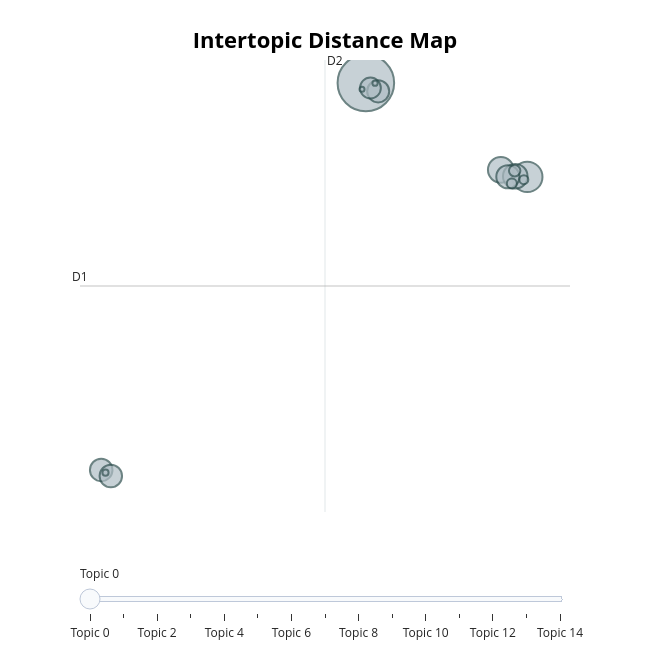
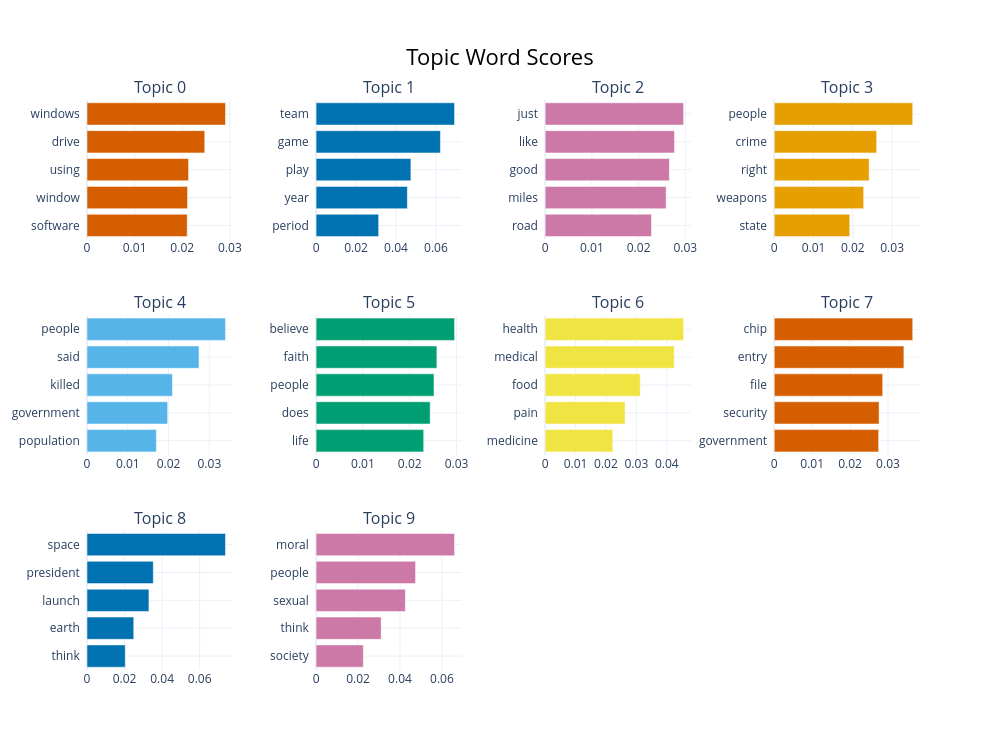

Write notebook code for charts like these, in order.
### Code cell
# HEATMAP VISUALIZATION

plt.figure(figsize=(10, 8))
sns.heatmap(lda_overlap, cmap="Blues")
plt.title("LDA Topic Overlap (Jaccard)")
plt.xticks(fontsize=6, rotation=45)
plt.yticks(fontsize=6)
plt.tight_layout()
plt.show()

plt.figure(figsize=(10, 8))
sns.heatmap(bertopic_overlap, cmap="Greens")
plt.title("BERTopic Topic Overlap (Jaccard)")
plt.xticks(fontsize=6, rotation=45)
plt.yticks(fontsize=6)
plt.tight_layout()
plt.show()


# BERTopic INTERACTIVE VISUALIZATION

print("\nBERTopic interactive visualization")
fig = bertopic_model.visualize_topics()
fig.show()

print("\nTop 10 topics bar chart - BERTOPIC")
# Top 10 topics bar chart - BERTOPIC
fig_bar = bertopic_model.visualize_barchart(top_n_topics=10)
fig_bar.show()

### Figure 1 — Plotly figure (JSON) as saved in the notebook; plotly's stock layout.template omitted (floating-point values rounded to 4 significant figures)
{"data": [{"customdata": [[0, "windows | drive | using | window | software", 2539], [1, "team | game | play | year | period", 731], [2, "just | like | good | miles | road", 525], [3, "people | crime | right | weapons | state", 479], [4, "people | said | killed | government | population", 425], [5, "believe | faith | people | does | life", 404], [6, "health | medical | food | pain | medicine", 401], [7, "chip | entry | file | security | government", 386], [8, "space | president | launch | earth | think", 344], [9, "moral | people | sexual | think | society", 104], [10, "government | taxes | clinton | spending | like", 79], [11, "list | posts | space | mail | email", 64], [12, "science | scientific | results | theory | think", 30], [13, "water | nuclear | heat | cool | power", 22], [14, "room | hotel | june | summer | april", 20]], "hovertemplate": "<b>Topic %{customdata[0]}</b><br>%{customdata[1]}<br>Size: %{customdata[2]}", "legendgroup": "", "marker": {"color": "#B0BEC5", "line": {"color": "DarkSlateGrey", "width": 2}, "size": [2539, 731, 525, 479, 425, 404, 401, 386, 344, 104, 79, 64, 30, 22, 20], "sizemode": "area", "sizeref": 1.587, "symbol": "circle"}, "mode": "markers", "name": "", "orientation": "v", "showlegend": false, "type": "scatter", "x": [7.114, 16.42, 14.9, 15.73, 15.3, -8.152, -7.597, 7.824, 7.378, 15.7, 15.53, 16.23, -7.904, 7.643, 6.892], "xaxis": "x", "y": [14.01, 5.405, 6.048, 5.464, 5.416, -21.44, -22.0, 13.24, 13.55, 5.968, 4.79, 5.152, -21.69, 13.99, 13.43], "yaxis": "y"}], "layout": {"annotations": [{"showarrow": false, "text": "D1", "x": -9.375, "y": -4.592, "yshift": 10}, {"showarrow": false, "text": "D2", "x": 4.757, "xshift": 10, "y": 16.11}], "height": 650, "hoverlabel": {"bgcolor": "white", "font": {"family": "Rockwell", "size": 16}}, "legend": {"itemsizing": "constant", "tracegroupgap": 0}, "margin": {"t": 60}, "shapes": [{"line": {"color": "#CFD8DC", "width": 2}, "type": "line", "x0": 4.757, "x1": 4.757, "y0": -25.3, "y1": 16.11}, {"line": {"color": "#9E9E9E", "width": 2}, "type": "line", "x0": -9.375, "x1": 18.89, "y0": -4.592, "y1": -4.592}], "sliders": [{"active": 0, "pad": {"t": 50}, "steps": [{"args": [{"marker.color": [["red", "#B0BEC5", "#B0BEC5", "#B0BEC5", "#B0BEC5", "#B0BEC5", "#B0BEC5", "#B0BEC5", "#B0BEC5", "#B0BEC5", "#B0BEC5", "#B0BEC5", "#B0BEC5", "#B0BEC5", "#B0BEC5"]]}], "label": "Topic 0", "method": "update"}, {"args": [{"marker.color": [["#B0BEC5", "red", "#B0BEC5", "#B0BEC5", "#B0BEC5", "#B0BEC5", "#B0BEC5", "#B0BEC5", "#B0BEC5", "#B0BEC5", "#B0BEC5", "#B0BEC5", "#B0BEC5", "#B0BEC5", "#B0BEC5"]]}], "label": "Topic 1", "method": "update"}, {"args": [{"marker.color": [["#B0BEC5", "#B0BEC5", "red", "#B0BEC5", "#B0BEC5", "#B0BEC5", "#B0BEC5", "#B0BEC5", "#B0BEC5", "#B0BEC5", "#B0BEC5", "#B0BEC5", "#B0BEC5", "#B0BEC5", "#B0BEC5"]]}], "label": "Topic 2", "method": "update"}, {"args": [{"marker.color": [["#B0BEC5", "#B0BEC5", "#B0BEC5", "red", "#B0BEC5", "#B0BEC5", "#B0BEC5", "#B0BEC5", "#B0BEC5", "#B0BEC5", "#B0BEC5", "#B0BEC5", "#B0BEC5", "#B0BEC5", "#B0BEC5"]]}], "label": "Topic 3", "method": "update"}, {"args": [{"marker.color": [["#B0BEC5", "#B0BEC5", "#B0BEC5", "#B0BEC5", "red", "#B0BEC5", "#B0BEC5", "#B0BEC5", "#B0BEC5", "#B0BEC5", "#B0BEC5", "#B0BEC5", "#B0BEC5", "#B0BEC5", "#B0BEC5"]]}], "label": "Topic 4", "method": "update"}, {"args": [{"marker.color": [["#B0BEC5", "#B0BEC5", "#B0BEC5", "#B0BEC5", "#B0BEC5", "red", "#B0BEC5", "#B0BEC5", "#B0BEC5", "#B0BEC5", "#B0BEC5", "#B0BEC5", "#B0BEC5", "#B0BEC5", "#B0BEC5"]]}], "label": "Topic 5", "method": "update"}, {"args": [{"marker.color": [["#B0BEC5", "#B0BEC5", "#B0BEC5", "#B0BEC5", "#B0BEC5", "#B0BEC5", "red", "#B0BEC5", "#B0BEC5", "#B0BEC5", "#B0BEC5", "#B0BEC5", "#B0BEC5", "#B0BEC5", "#B0BEC5"]]}], "label": "Topic 6", "method": "update"}, {"args": [{"marker.color": [["#B0BEC5", "#B0BEC5", "#B0BEC5", "#B0BEC5", "#B0BEC5", "#B0BEC5", "#B0BEC5", "red", "#B0BEC5", "#B0BEC5", "#B0BEC5", "#B0BEC5", "#B0BEC5", "#B0BEC5", "#B0BEC5"]]}], "label": "Topic 7", "method": "update"}, {"args": [{"marker.color": [["#B0BEC5", "#B0BEC5", "#B0BEC5", "#B0BEC5", "#B0BEC5", "#B0BEC5", "#B0BEC5", "#B0BEC5", "red", "#B0BEC5", "#B0BEC5", "#B0BEC5", "#B0BEC5", "#B0BEC5", "#B0BEC5"]]}], "label": "Topic 8", "method": "update"}, {"args": [{"marker.color": [["#B0BEC5", "#B0BEC5", "#B0BEC5", "#B0BEC5", "#B0BEC5", "#B0BEC5", "#B0BEC5", "#B0BEC5", "#B0BEC5", "red", "#B0BEC5", "#B0BEC5", "#B0BEC5", "#B0BEC5", "#B0BEC5"]]}], "label": "Topic 9", "method": "update"}, {"args": [{"marker.color": [["#B0BEC5", "#B0BEC5", "#B0BEC5", "#B0BEC5", "#B0BEC5", "#B0BEC5", "#B0BEC5", "#B0BEC5", "#B0BEC5", "#B0BEC5", "red", "#B0BEC5", "#B0BEC5", "#B0BEC5", "#B0BEC5"]]}], "label": "Topic 10", "method": "update"}, {"args": [{"marker.color": [["#B0BEC5", "#B0BEC5", "#B0BEC5", "#B0BEC5", "#B0BEC5", "#B0BEC5", "#B0BEC5", "#B0BEC5", "#B0BEC5", "#B0BEC5", "#B0BEC5", "red", "#B0BEC5", "#B0BEC5", "#B0BEC5"]]}], "label": "Topic 11", "method": "update"}, {"args": [{"marker.color": [["#B0BEC5", "#B0BEC5", "#B0BEC5", "#B0BEC5", "#B0BEC5", "#B0BEC5", "#B0BEC5", "#B0BEC5", "#B0BEC5", "#B0BEC5", "#B0BEC5", "#B0BEC5", "red", "#B0BEC5", "#B0BEC5"]]}], "label": "Topic 12", "method": "update"}, {"args": [{"marker.color": [["#B0BEC5", "#B0BEC5", "#B0BEC5", "#B0BEC5", "#B0BEC5", "#B0BEC5", "#B0BEC5", "#B0BEC5", "#B0BEC5", "#B0BEC5", "#B0BEC5", "#B0BEC5", "#B0BEC5", "red", "#B0BEC5"]]}], "label": "Topic 13", "method": "update"}, {"args": [{"marker.color": [["#B0BEC5", "#B0BEC5", "#B0BEC5", "#B0BEC5", "#B0BEC5", "#B0BEC5", "#B0BEC5", "#B0BEC5", "#B0BEC5", "#B0BEC5", "#B0BEC5", "#B0BEC5", "#B0BEC5", "#B0BEC5", "red"]]}], "label": "Topic 14", "method": "update"}]}], "title": {"font": {"color": "Black", "size": 22}, "text": "<b>Intertopic Distance Map</b>", "x": 0.5, "xanchor": "center", "y": 0.95, "yanchor": "top"}, "width": 650, "xaxis": {"anchor": "y", "domain": [0, 1], "range": [-9.375, 18.89], "title": {"text": ""}, "visible": false}, "yaxis": {"anchor": "x", "domain": [0, 1], "range": [-25.3, 16.11], "title": {"text": ""}, "visible": false}}}

### Figure 2 — Plotly figure (JSON) as saved in the notebook; plotly's stock layout.template omitted (floating-point values rounded to 4 significant figures)
{"data": [{"marker": {"color": "#D55E00"}, "orientation": "h", "type": "bar", "x": [0.02104, 0.02111, 0.02133, 0.02473, 0.02908], "xaxis": "x", "y": ["software  ", "window  ", "using  ", "drive  ", "windows  "], "yaxis": "y"}, {"marker": {"color": "#0072B2"}, "orientation": "h", "type": "bar", "x": [0.03132, 0.04569, 0.04745, 0.06224, 0.06932], "xaxis": "x2", "y": ["period  ", "year  ", "play  ", "game  ", "team  "], "yaxis": "y2"}, {"marker": {"color": "#CC79A7"}, "orientation": "h", "type": "bar", "x": [0.02276, 0.02589, 0.02659, 0.02768, 0.02964], "xaxis": "x3", "y": ["road  ", "miles  ", "good  ", "like  ", "just  "], "yaxis": "y3"}, {"marker": {"color": "#E69F00"}, "orientation": "h", "type": "bar", "x": [0.01922, 0.02276, 0.02414, 0.02605, 0.03524], "xaxis": "x4", "y": ["state  ", "weapons  ", "right  ", "crime  ", "people  "], "yaxis": "y4"}, {"marker": {"color": "#56B4E9"}, "orientation": "h", "type": "bar", "x": [0.01701, 0.01978, 0.02095, 0.02746, 0.03396], "xaxis": "x5", "y": ["population  ", "government  ", "killed  ", "said  ", "people  "], "yaxis": "y5"}, {"marker": {"color": "#009E73"}, "orientation": "h", "type": "bar", "x": [0.02297, 0.02436, 0.02518, 0.02579, 0.02957], "xaxis": "x6", "y": ["life  ", "does  ", "people  ", "faith  ", "believe  "], "yaxis": "y6"}, {"marker": {"color": "#F0E442"}, "orientation": "h", "type": "bar", "x": [0.02226, 0.02628, 0.03128, 0.04246, 0.04555], "xaxis": "x7", "y": ["medicine  ", "pain  ", "food  ", "medical  ", "health  "], "yaxis": "y7"}, {"marker": {"color": "#D55E00"}, "orientation": "h", "type": "bar", "x": [0.02753, 0.02764, 0.02861, 0.03419, 0.03651], "xaxis": "x8", "y": ["government  ", "security  ", "file  ", "entry  ", "chip  "], "yaxis": "y8"}, {"marker": {"color": "#0072B2"}, "orientation": "h", "type": "bar", "x": [0.02036, 0.02489, 0.03297, 0.0353, 0.07373], "xaxis": "x9", "y": ["think  ", "earth  ", "launch  ", "president  ", "space  "], "yaxis": "y9"}, {"marker": {"color": "#CC79A7"}, "orientation": "h", "type": "bar", "x": [0.02254, 0.03104, 0.04258, 0.04743, 0.06603], "xaxis": "x10", "y": ["society  ", "think  ", "sexual  ", "people  ", "moral  "], "yaxis": "y10"}], "layout": {"annotations": [{"font": {"size": 16}, "showarrow": false, "text": "Topic 0", "x": 0.0875, "xanchor": "center", "xref": "paper", "y": 1, "yanchor": "bottom", "yref": "paper"}, {"font": {"size": 16}, "showarrow": false, "text": "Topic 1", "x": 0.3625, "xanchor": "center", "xref": "paper", "y": 1, "yanchor": "bottom", "yref": "paper"}, {"font": {"size": 16}, "showarrow": false, "text": "Topic 2", "x": 0.6375, "xanchor": "center", "xref": "paper", "y": 1, "yanchor": "bottom", "yref": "paper"}, {"font": {"size": 16}, "showarrow": false, "text": "Topic 3", "x": 0.9125, "xanchor": "center", "xref": "paper", "y": 1, "yanchor": "bottom", "yref": "paper"}, {"font": {"size": 16}, "showarrow": false, "text": "Topic 4", "x": 0.0875, "xanchor": "center", "xref": "paper", "y": 0.6222, "yanchor": "bottom", "yref": "paper"}, {"font": {"size": 16}, "showarrow": false, "text": "Topic 5", "x": 0.3625, "xanchor": "center", "xref": "paper", "y": 0.6222, "yanchor": "bottom", "yref": "paper"}, {"font": {"size": 16}, "showarrow": false, "text": "Topic 6", "x": 0.6375, "xanchor": "center", "xref": "paper", "y": 0.6222, "yanchor": "bottom", "yref": "paper"}, {"font": {"size": 16}, "showarrow": false, "text": "Topic 7", "x": 0.9125, "xanchor": "center", "xref": "paper", "y": 0.6222, "yanchor": "bottom", "yref": "paper"}, {"font": {"size": 16}, "showarrow": false, "text": "Topic 8", "x": 0.0875, "xanchor": "center", "xref": "paper", "y": 0.2444, "yanchor": "bottom", "yref": "paper"}, {"font": {"size": 16}, "showarrow": false, "text": "Topic 9", "x": 0.3625, "xanchor": "center", "xref": "paper", "y": 0.2444, "yanchor": "bottom", "yref": "paper"}], "height": 750, "hoverlabel": {"bgcolor": "white", "font": {"family": "Rockwell", "size": 16}}, "showlegend": false, "title": {"font": {"color": "Black", "size": 22}, "text": "Topic Word Scores", "x": 0.5, "xanchor": "center", "yanchor": "top"}, "width": 1000, "xaxis": {"anchor": "y", "domain": [0, 0.175], "showgrid": true}, "xaxis10": {"anchor": "y10", "domain": [0.275, 0.45], "showgrid": true}, "xaxis11": {"anchor": "y11", "domain": [0.55, 0.725], "showgrid": true}, "xaxis12": {"anchor": "y12", "domain": [0.825, 1], "showgrid": true}, "xaxis2": {"anchor": "y2", "domain": [0.275, 0.45], "showgrid": true}, "xaxis3": {"anchor": "y3", "domain": [0.55, 0.725], "showgrid": true}, "xaxis4": {"anchor": "y4", "domain": [0.825, 1], "showgrid": true}, "xaxis5": {"anchor": "y5", "domain": [0, 0.175], "showgrid": true}, "xaxis6": {"anchor": "y6", "domain": [0.275, 0.45], "showgrid": true}, "xaxis7": {"anchor": "y7", "domain": [0.55, 0.725], "showgrid": true}, "xaxis8": {"anchor": "y8", "domain": [0.825, 1], "showgrid": true}, "xaxis9": {"anchor": "y9", "domain": [0, 0.175], "showgrid": true}, "yaxis": {"anchor": "x", "domain": [0.7556, 1], "showgrid": true}, "yaxis10": {"anchor": "x10", "domain": [0, 0.2444], "showgrid": true}, "yaxis11": {"anchor": "x11", "domain": [0, 0.2444], "showgrid": true}, "yaxis12": {"anchor": "x12", "domain": [0, 0.2444], "showgrid": true}, "yaxis2": {"anchor": "x2", "domain": [0.7556, 1], "showgrid": true}, "yaxis3": {"anchor": "x3", "domain": [0.7556, 1], "showgrid": true}, "yaxis4": {"anchor": "x4", "domain": [0.7556, 1], "showgrid": true}, "yaxis5": {"anchor": "x5", "domain": [0.3778, 0.6222], "showgrid": true}, "yaxis6": {"anchor": "x6", "domain": [0.3778, 0.6222], "showgrid": true}, "yaxis7": {"anchor": "x7", "domain": [0.3778, 0.6222], "showgrid": true}, "yaxis8": {"anchor": "x8", "domain": [0.3778, 0.6222], "showgrid": true}, "yaxis9": {"anchor": "x9", "domain": [0, 0.2444], "showgrid": true}}}
